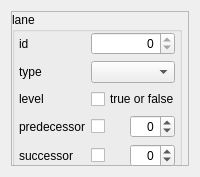
<?xml version="1.0" encoding="UTF-8"?>
<ui version="4.0">
 <class>LaneSettings</class>
 <widget class="QWidget" name="LaneSettings">
  <property name="geometry">
   <rect>
    <x>0</x>
    <y>0</y>
    <width>200</width>
    <height>177</height>
   </rect>
  </property>
  <property name="minimumSize">
   <size>
    <width>0</width>
    <height>152</height>
   </size>
  </property>
  <property name="windowTitle">
   <string>Form</string>
  </property>
  <layout class="QVBoxLayout" name="verticalLayout">
   <item>
    <widget class="QFrame" name="frame">
     <property name="frameShape">
      <enum>QFrame::StyledPanel</enum>
     </property>
     <property name="frameShadow">
      <enum>QFrame::Raised</enum>
     </property>
     <widget class="QGroupBox" name="groupBox">
      <property name="geometry">
       <rect>
        <x>1</x>
        <y>1</y>
        <width>170</width>
        <height>158</height>
       </rect>
      </property>
      <property name="sizePolicy">
       <sizepolicy hsizetype="Preferred" vsizetype="Fixed">
        <horstretch>0</horstretch>
        <verstretch>0</verstretch>
       </sizepolicy>
      </property>
      <property name="title">
       <string>lane</string>
      </property>
      <layout class="QGridLayout" name="gridLayout">
       <property name="leftMargin">
        <number>4</number>
       </property>
       <property name="topMargin">
        <number>0</number>
       </property>
       <property name="rightMargin">
        <number>4</number>
       </property>
       <property name="bottomMargin">
        <number>0</number>
       </property>
       <item row="5" column="1">
        <layout class="QHBoxLayout" name="horizontalLayout">
         <item>
          <widget class="QCheckBox" name="predecessorCheckBox">
           <property name="text">
            <string/>
           </property>
          </widget>
         </item>
         <item>
          <widget class="QSpinBox" name="predecessorBox">
           <property name="alignment">
            <set>Qt::AlignRight|Qt::AlignTrailing|Qt::AlignVCenter</set>
           </property>
           <property name="readOnly">
            <bool>false</bool>
           </property>
           <property name="minimum">
            <number>-99</number>
           </property>
          </widget>
         </item>
        </layout>
       </item>
       <item row="6" column="1">
        <layout class="QHBoxLayout" name="horizontalLayout_2">
         <item>
          <widget class="QCheckBox" name="successorCheckBox">
           <property name="text">
            <string/>
           </property>
          </widget>
         </item>
         <item>
          <widget class="QSpinBox" name="successorBox">
           <property name="alignment">
            <set>Qt::AlignRight|Qt::AlignTrailing|Qt::AlignVCenter</set>
           </property>
           <property name="readOnly">
            <bool>false</bool>
           </property>
           <property name="minimum">
            <number>-99</number>
           </property>
          </widget>
         </item>
        </layout>
       </item>
       <item row="4" column="1">
        <widget class="QCheckBox" name="levelBox">
         <property name="text">
          <string>true or false</string>
         </property>
        </widget>
       </item>
       <item row="4" column="0">
        <widget class="QLabel" name="levelLabel">
         <property name="text">
          <string>level</string>
         </property>
        </widget>
       </item>
       <item row="0" column="1">
        <widget class="QSpinBox" name="idBox">
         <property name="alignment">
          <set>Qt::AlignRight|Qt::AlignTrailing|Qt::AlignVCenter</set>
         </property>
         <property name="readOnly">
          <bool>true</bool>
         </property>
         <property name="minimum">
          <number>-99</number>
         </property>
        </widget>
       </item>
       <item row="5" column="0">
        <widget class="QLabel" name="predecessorLabel">
         <property name="text">
          <string>predecessor</string>
         </property>
        </widget>
       </item>
       <item row="6" column="0">
        <widget class="QLabel" name="successorLabel">
         <property name="text">
          <string>successor</string>
         </property>
        </widget>
       </item>
       <item row="0" column="0">
        <widget class="QLabel" name="idLabel">
         <property name="text">
          <string>id</string>
         </property>
        </widget>
       </item>
       <item row="2" column="1">
        <widget class="QComboBox" name="typeBox"/>
       </item>
       <item row="2" column="0">
        <widget class="QLabel" name="typeLabel">
         <property name="text">
          <string>type</string>
         </property>
        </widget>
       </item>
      </layout>
     </widget>
     <widget class="QFrame" name="insertFrame">
      <property name="geometry">
       <rect>
        <x>1</x>
        <y>160</y>
        <width>170</width>
        <height>121</height>
       </rect>
      </property>
      <property name="frameShape">
       <enum>QFrame::StyledPanel</enum>
      </property>
      <property name="frameShadow">
       <enum>QFrame::Raised</enum>
      </property>
     </widget>
     <widget class="QFrame" name="editFrame">
      <property name="geometry">
       <rect>
        <x>1</x>
        <y>280</y>
        <width>170</width>
        <height>121</height>
       </rect>
      </property>
      <property name="frameShape">
       <enum>QFrame::StyledPanel</enum>
      </property>
      <property name="frameShadow">
       <enum>QFrame::Raised</enum>
      </property>
     </widget>
    </widget>
   </item>
  </layout>
 </widget>
 <resources/>
 <connections/>
</ui>
